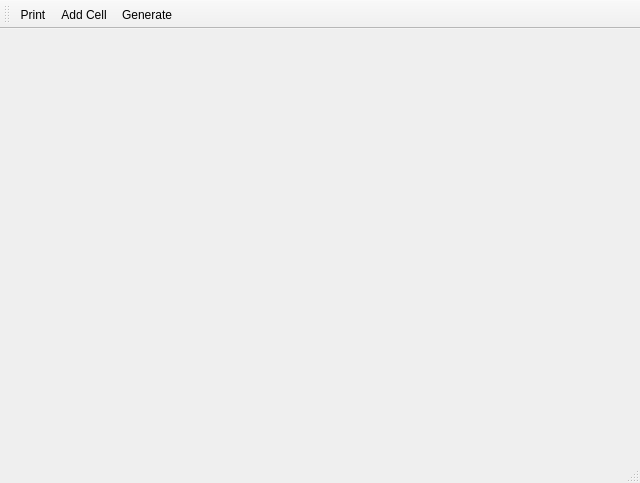
<?xml version="1.0" encoding="UTF-8"?>
<ui version="4.0">
 <class>MainWindow</class>
 <widget class="QMainWindow" name="MainWindow">
  <property name="geometry">
   <rect>
    <x>0</x>
    <y>0</y>
    <width>640</width>
    <height>483</height>
   </rect>
  </property>
  <property name="windowTitle">
   <string>MainWindow</string>
  </property>
  <widget class="QWidget" name="centralwidget"/>
  <widget class="QMenuBar" name="menubar">
   <property name="geometry">
    <rect>
     <x>0</x>
     <y>0</y>
     <width>640</width>
     <height>23</height>
    </rect>
   </property>
  </widget>
  <widget class="QStatusBar" name="statusbar"/>
  <widget class="QToolBar" name="toolBar">
   <property name="windowTitle">
    <string>toolBar</string>
   </property>
   <attribute name="toolBarArea">
    <enum>TopToolBarArea</enum>
   </attribute>
   <attribute name="toolBarBreak">
    <bool>false</bool>
   </attribute>
   <addaction name="actionPrint"/>
   <addaction name="actionAddCell"/>
   <addaction name="actionGenerate"/>
  </widget>
  <action name="actionPrint">
   <property name="text">
    <string>Print</string>
   </property>
  </action>
  <action name="actionAddCell">
   <property name="text">
    <string>Add Cell</string>
   </property>
  </action>
  <action name="actionGenerate">
   <property name="text">
    <string>Generate</string>
   </property>
  </action>
 </widget>
 <resources/>
 <connections/>
</ui>
